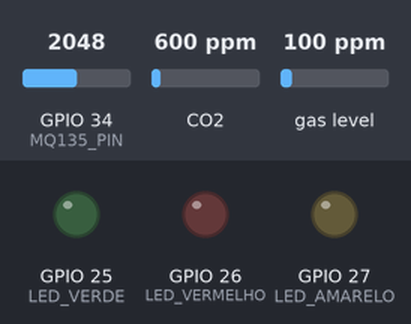
A sketch run on a simulated ESP32. On the bench: output pins drawn as LEDs (lit = HIGH). Inputs (shaded band) come from the test bench; at power-on: GPIO 34 (MQ135_PIN) = 2048, CO2 600 ppm, gas level 100 ppm (analog values on the 0–4095 scale). WiFi joins after 1.5 s; servers stay silent unless stated; web services answer with replies made up by the test bench; what the sketch prints to the serial monitor is not drawn.

Above: at 0.0 s.
At 14.1 s:
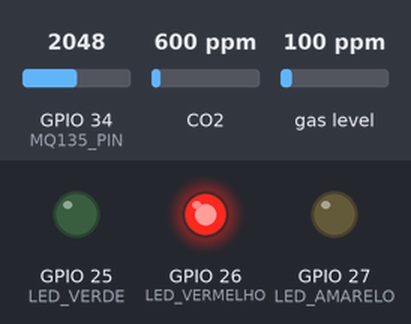
At 30.1 s:
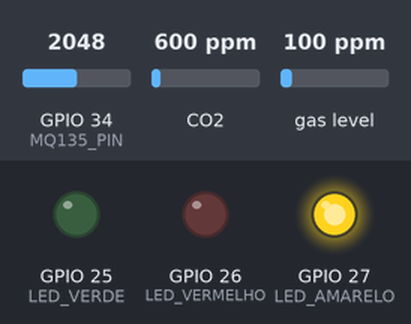
At 32.6 s:
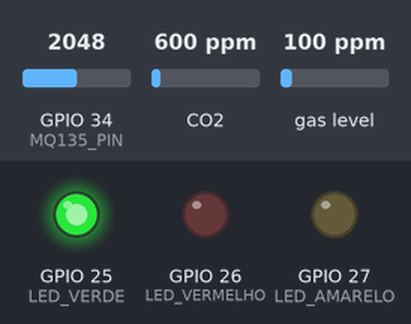
Timing chart, 0 to 34.1 s (numbered marks = the images above):
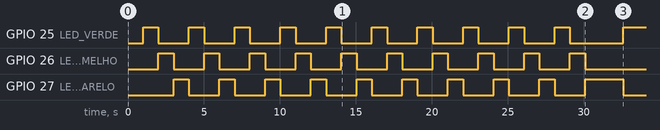

The sketch:

main.ino
```cpp
#include <WiFi.h>
#include <WiFiClientSecure.h>
#include <HTTPClient.h>
#include <Wire.h>
#include "Adafruit_SGP30.h"
#include "secrets.h"

const char* ssid = WIFI_SSID;
const char* password = WIFI_PASSWORD;

const char* writeAPIKey = THINGSPEAK_WRITE_KEY;
const char* serverName = "https://api.thingspeak.com/update";
const unsigned long INTERVALO_ENVIO = 20000;
unsigned long ultimoEnvio = 0;

#define MQ135_PIN 34
const int SDA_PIN = 21;
const int SCL_PIN = 22;

const int LED_VERDE = 25;
const int LED_AMARELO = 27;
const int LED_VERMELHO = 26;

const float DIVISOR = 1.0;
const int AMOSTRAS = 20;
const unsigned long CALIBRACAO_S = 30;
const int PRINT_A_CADA = 2;

const int NIVEL_AMARELO = 2;
const int NIVEL_VERMELHO = 3;

const float LIM_MQ135[4] = { 0.05, 0.10, 0.20, 0.35 };
const float LIM_TVOC[4] = { 65, 220, 660, 2200 };
const float LIM_ECO2[4] = { 600, 1000, 1500, 2500 };

const char* NOMES[] = { "BOA", "MODERADA", "RUIM" };

Adafruit_SGP30 sgp;
float baseline = 0;
float suavizado = 0;
unsigned long ultimoCiclo = 0;
int ciclo = 0;
int geralAnterior = -1;

void conectarWiFi() {
  if (WiFi.status() == WL_CONNECTED) return;
  Serial.println("\nConectando ao Wi-Fi...");
  WiFi.mode(WIFI_STA);
  WiFi.begin(ssid, password);
  unsigned long inicio = millis();
  while (WiFi.status() != WL_CONNECTED && millis() - inicio < 20000) {
    delay(500);
    Serial.print(".");
  }
  Serial.println();
  if (WiFi.status() == WL_CONNECTED) {
    Serial.println("Wi-Fi conectado com sucesso!");
  } else {
    Serial.println("ERRO: Nao foi possivel conectar ao Wi-Fi.");
  }
}

// Converte o nível interno (0 a 4) em 3 níveis, iguais aos 3 LEDs:
// 0 = BOA (verde), 1 = MODERADA (amarelo), 2 = RUIM (vermelho)
int nivelSimplificado(int geral) {
  if (geral >= NIVEL_VERMELHO) return 2;
  if (geral >= NIVEL_AMARELO) return 1;
  return 0;
}

void enviarThingSpeak(float delta, int geral) {
  if (WiFi.status() != WL_CONNECTED) conectarWiFi();
  if (WiFi.status() != WL_CONNECTED) return;

  int nivel3 = nivelSimplificado(geral);
  int alerta = (nivel3 >= 1) ? 1 : 0;
  WiFiClientSecure client;
  client.setInsecure();
  HTTPClient http;

  if (!http.begin(client, serverName)) return;

  http.setTimeout(8000);
  http.addHeader("Content-Type", "application/x-www-form-urlencoded");

  String dados = "api_key=" + String(writeAPIKey);
  dados += "&field1=" + String(sgp.eCO2);
  dados += "&field2=" + String(sgp.TVOC);
  dados += "&field3=" + String(delta, 3);
  dados += "&field4=" + String(alerta);
  dados += "&field5=" + String(nivel3);

  int codigoHTTP = http.POST(dados);
  String resposta = http.getString();
  resposta.trim();

  if (codigoHTTP == 200 && resposta.toInt() > 0) {
    Serial.println("DADOS ENVIADOS COM SUCESSO!");
  } else {
    Serial.println("ERRO AO ENVIAR DADOS!");
  }
  http.end();
}

float lerTensao() {
  long soma = 0;
  for (int i = 0; i < AMOSTRAS; i++) {
    soma += analogReadMilliVolts(MQ135_PIN);
    delay(5);
  }
  return (soma / (float)AMOSTRAS) / 1000.0 * DIVISOR;
}

int nivel(float valor, const float* lim) {
  for (int i = 0; i < 4; i++) {
    if (valor < lim[i]) return i;
  }
  return 4;
}

void atualizarLeds(int geral) {
  digitalWrite(LED_VERDE, geral < NIVEL_AMARELO ? HIGH : LOW);
  digitalWrite(LED_AMARELO, (geral >= NIVEL_AMARELO && geral < NIVEL_VERMELHO) ? HIGH : LOW);
  digitalWrite(LED_VERMELHO, geral >= NIVEL_VERMELHO ? HIGH : LOW);
}

void setup() {
  Serial.begin(115200);
  delay(1000);
  pinMode(LED_VERDE, OUTPUT);
  pinMode(LED_AMARELO, OUTPUT);
  pinMode(LED_VERMELHO, OUTPUT);
  digitalWrite(LED_VERDE, LOW);
  digitalWrite(LED_AMARELO, LOW);
  digitalWrite(LED_VERMELHO, LOW);

  analogReadResolution(12);
  analogSetPinAttenuation(MQ135_PIN, ADC_11db);
  Wire.begin(SDA_PIN, SCL_PIN);

  if (!sgp.begin()) {
    while (true) {
      digitalWrite(LED_VERMELHO, !digitalRead(LED_VERMELHO));
      delay(200);
    }
  }

  float soma = 0;
  int n = 0;
  for (int s = CALIBRACAO_S; s > 0; s--) {
    int fase = s % 3;
    digitalWrite(LED_VERDE, fase == 0 ? HIGH : LOW);
    digitalWrite(LED_AMARELO, fase == 1 ? HIGH : LOW);
    digitalWrite(LED_VERMELHO, fase == 2 ? HIGH : LOW);
    sgp.IAQmeasure();
    soma += lerTensao();
    n++;
    delay(900);
  }
  baseline = soma / n;
  suavizado = baseline;

  conectarWiFi();
  atualizarLeds(0);
  ultimoEnvio = millis();
}

void loop() {
  if (millis() - ultimoCiclo < 1000) return;
  ultimoCiclo = millis();
  ciclo++;

  if (!sgp.IAQmeasure()) return;

  float v = lerTensao();
  suavizado = 0.3 * v + 0.7 * suavizado;
  float delta = suavizado - baseline;
  if (delta < 0) delta = 0;

  int nT = nivel(sgp.TVOC, LIM_TVOC);
  int nC = nivel(sgp.eCO2, LIM_ECO2);
  int nM = nivel(delta, LIM_MQ135);
  int geral = max(nT, max(nC, nM));

  atualizarLeds(geral);

  if (millis() - ultimoEnvio >= INTERVALO_ENVIO) {
    ultimoEnvio = millis();
    enviarThingSpeak(delta, geral);
  }
}
```

secrets.example.h
```cpp
#ifndef SECRETS_H
#define SECRETS_H

#define WIFI_SSID "SEU_WIFI"
#define WIFI_PASSWORD "SUA_SENHA_WIFI"
#define THINGSPEAK_WRITE_KEY "SUA_WRITE_API_KEY"

#endif
```
